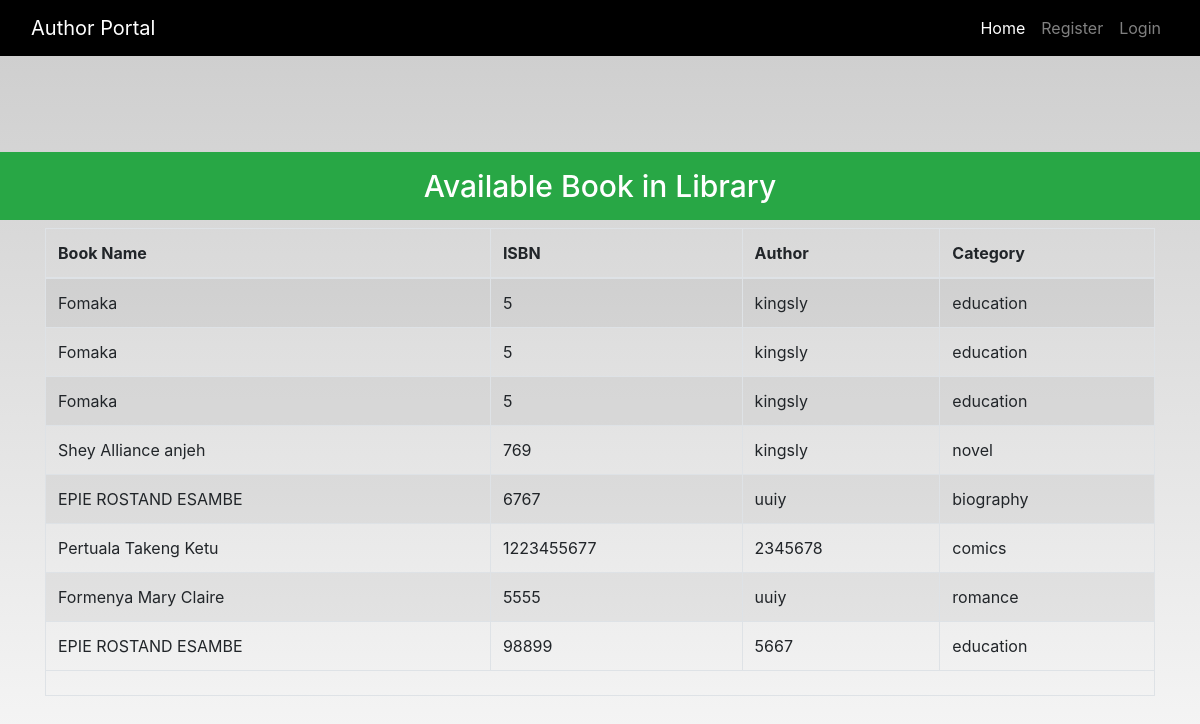
The app's page /viewbook with its own data.
### bookstore/models.py (models this page shows, shortened)
class Book(models.Model):
    catchoice= [
        ('education', 'Education'),
        ('entertainment', 'Entertainment'),
        ('comics', 'Comics'),
        ('biography', 'Biography'),
        ('history', 'History'),
        ('novel', 'Novel'),
        ('fantasy', 'Fantasy'),
        ('thriller', 'Thriller'),
        ('romance', 'Romance'),
        ('scifi','Sci-Fi')
        ]
    name=models.CharField(max_length=30)
    isbn=models.PositiveIntegerField()
    author=models.CharField(max_length=40)
    category=models.CharField(max_length=30,choices=catchoice,default='education')

### bookstore/views.py (the view)
# urls.py: path('viewbook', views.viewbook_view),
def viewbook_view(request):
    books=models.Book.objects.all()
    return render(request,'bookstore/viewbook.html',{'books':books})

### bookstore/templates/bookstore/viewbook.html (shortened to what this page needs)
<!DOCTYPE html>
<html lang="en" dir="ltr">
  <head>
  </head>
  <body>
    {% include "bookstore/base.html" %}
    <br>
    <br>
    <h3 class="p-3 mb-2 bg-success text-white" style = 'font-size: 30px;text-align:center;'>Available Book in Library</h3>
{% if books%}
<div class="container">
  <table class="table table-hover table-condensed table-striped table-bordered">
    <thead>
    <tr>
    <th>Book Name</th>
    <th>ISBN</th>
    <th>Author</th>
    <th>Category</th>
    </tr>
    </thead>
    <tfoot>
    <tr>
    <td colspan="4" rowspan="4">
    </td>
    </tr>
    </tfoot>
    <tbody>
      {% for book in books %}
        <tr>
          <td>{{book.name}}</td>
          <td>{{book.isbn}}</td>
          <td>{{book.author}}</td>
          <td>{{book.category}}</td>
        </tr>
      {% endfor %}
    </tbody>
    </table>
</div>
{%else%}
<h1>Have 0 book</h1>
{%endif%}
<br><br><br><br><br><br><br><br><br>
  </body>
</html>

### bookstore/templates/bookstore/base.html (shortened to what this page needs)
<!DOCTYPE html>
{% load static %}
<html lang="en">
<head>
  <link rel="stylesheet" href="https://stackpath.bootstrapcdn.com/bootstrap/4.3.1/css/bootstrap.min.css"
 />
  <link rel="stylesheet" href="https://use.fontawesome.com/releases/v5.7.2/css/all.css"
 />
  <link rel="stylesheet" href="{% static 'css/main.css' %}" />
</head>
<body>
  <header>
    <nav class="navbar navbar-expand-lg navbar-dark bg-dark">
      <div class="container-fluid">
        <a class="navbar-brand" href="{% url 'home' %}">Author  Portal</a>
        <div class="collapse navbar-collapse justify-content-end" id="navbarSupportedContent">
          <ul class="navbar-nav mb-2 mb-lg-0">
            <li class="nav-item">
              <a class="nav-link active" aria-current="page" href="{% url 'home' %}">Home</a>
            </li>
            {% if user.is_authenticated %}
            <li class="nav-item">
              <a class="nav-link" href="#">Profile</a>
            </li>
            <li class="nav-item dropdown">
              <a class="nav-link dropdown-toggle" href="#" id="navbarDropdown" role="button" data-toggle="dropdown"
                aria-haspopup="true" aria-expanded="false">
                managebooks
              </a>
              <div class="dropdown-menu" aria-labelledby="navbarDropdown">
                <a class="dropdown-item" href="{% url 'addbook' %}"> add Books</a>
                <a class="dropdown-item"  href="viewbook">viewbook</a>
                <div class="dropdown-divider"></div>
                <a class="dropdown-item" href="{% url 'dictionary' %}">Dictionary</a>
                <!--<a class="dropdown-item" href="#">Youtube</a>
                <div class="dropdown-divider"></div>
                <a class="dropdown-item" href="#">To-do</a>
                <a class="dropdown-item" href="#">Homework</a>
                <div class="dropdown-divider"></div>
                <a class="dropdown-item" href="#">Notes</a>
                <a class="dropdown-item" href="#">Conversion</a> -->
                <div class="dropdown-divider"></div>
              </div>
            </li>
            <li class="nav-item">
              <a class="nav-link" href="{% url 'logout' %}">Logout</a>
            </li>
            {% else %}
            <li class="nav-item">
              <a class="nav-link" href="{% url 'register' %}">Register</a>
            </li>
            <li class="nav-item">
              <a class="nav-link" href="login">Login</a>
            </li>
            {% endif %}
          </ul>
        </div>
      </div>
    </nav>
  </header>
  <br /><br />
</body>
</html>

### myauthor/static/css/main.css (style rules this page uses)
html { scroll-behavior: smooth; height: 100%; width: 100%; }
.navbar { background-color: rgb(0, 0, 0) !important; }
a { text-decoration: none !important; color: black; }
html, body { max-width: 100%; overflow-x: hidden; height: 100%; width: 100%; }
body { background: linear-gradient(rgba(0, 0, 0, 0.2), rgba(255, 255, 255, 0.5)); overflow-x: hidden; background-repeat: no-repeat; }

### records on screen
Book: name "Fomaka", isbn "5", author "kingsly", category "education"
Book: name "Fomaka", isbn "5", author "kingsly", category "education"
Book: name "Fomaka", isbn "5", author "kingsly", category "education"
Book: name "Shey Alliance anjeh", isbn "769", author "kingsly", category "novel"
Book: name "EPIE ROSTAND ESAMBE", isbn "6767", author "uuiy", category "biography"
Book: name "Pertuala Takeng Ketu", isbn "1223455677", author "2345678", category "comics"
Book: name "Formenya Mary Claire", isbn "5555", author "uuiy", category "romance"
Book: name "EPIE ROSTAND ESAMBE", isbn "98899", author "5667", category "education"
